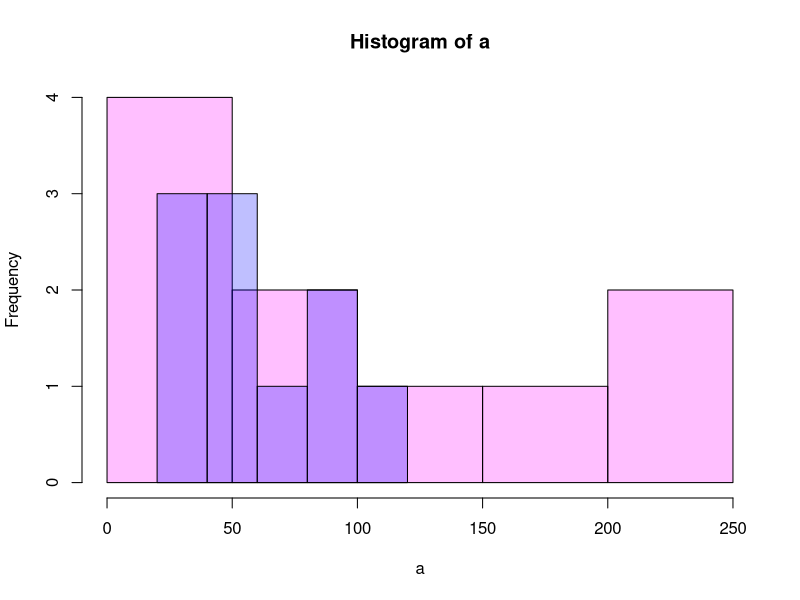

This chart was generated by the following R code:
a = c(60,100,50,40,50,230,120,240,200,30)
b = c(50,60,40,50,100,80,30,20,100,120)
# (1)
# ヒストグラム
hist(a, col = "#ff00ff40")
hist(b, col = "#0000ff40", add = TRUE)

# 平均
aの平均 = mean(a)
aの平均
bの平均 = mean(b)
bの平均

# 標準偏差
aの分散 = mean((a - aの平均)^2)
aの標準偏差 = sqrt(aの分散)
aの標準偏差

bの分散 = mean((b - bの平均)^2)
bの標準偏差 = sqrt(bの分散)
bの標準偏差

# (3)
# データ標準化
aの標準得点 = (a - aの平均) / aの標準偏差
aの標準得点

bの標準得点 = (b - bの平均) / bの標準偏差
bの標準得点

